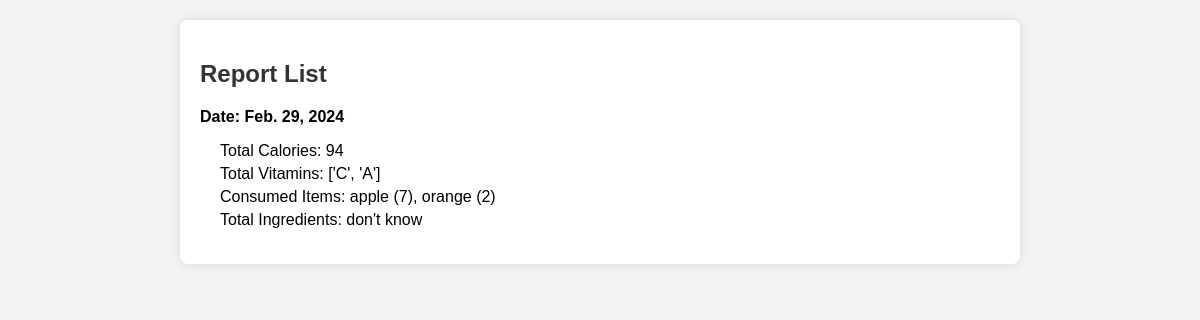
/report_lists/ (signed in), run on the app's committed database.
### first_app/models.py (models this page shows)
class Report(models.Model):
    pr_nm = models.ForeignKey(Person,on_delete=models.CASCADE,default=1)
    date = models.DateField()
    total_calories = models.IntegerField()
    total_vitamins = models.CharField(max_length=200)
    consumed_items = models.CharField(max_length=200)
    total_ingredient = models.CharField(max_length=200)

### first_app/views.py (the view)
# urls.py: path('report_lists/',views.report_lists,name='report_lists'),
def report_lists(request):
    try:
        current_user = request.session['username']
        person = Person.objects.get(name=current_user)
        reports = Report.objects.filter(pr_nm=person)
        return render(request, 'report_lists.html', {'reports': reports})
    except Person.DoesNotExist:
        return redirect('home')

### templates/report_lists.html (shortened to what this page needs)
<!DOCTYPE html>
<html lang="en">
<head>
</head>
<body>
    <div class="container">
        <h2>Report List</h2>
        <div class="reports">
            {% if reports %}
                {% for report in reports %}
                    <div class="report">
                        <p class="report-date">Date: {{ report.date }}</p>
                        <div class="report-info">
                            <p>Total Calories: {{ report.total_calories }}</p>
                            <p>Total Vitamins: {{ report.total_vitamins }}</p>
                            <p>Consumed Items: {{ report.consumed_items }}</p>
                            <p>Total Ingredients: {{ report.total_ingredient }}</p>
                        </div>
                    </div>
                {% endfor %}
            {% else %}
                <p>No reports available.</p>
            {% endif %}
        </div>
    </div>
</body>
</html>

### templates/report_lists.html (style rules this page uses)
body { font-family: Arial, sans-serif; margin: 0; padding: 0; background-color: #f2f2f2; }
.container { max-width: 800px; margin: 20px auto; padding: 20px; background-color: #fff; border-radius: 8px; box-shadow: 0 0 10px rgba(0, 0, 0, 0.1); }
h2 { color: #333; }
.report { border-bottom: 1px solid #ddd; padding-bottom: 10px; margin-bottom: 20px; }
.report:last-child { border-bottom: none; margin-bottom: 0; }
.report-date { font-weight: bold; }
.report-info { margin-left: 20px; }
.report-info p { margin: 5px 0; }

### data on the page
Report: date "Feb. 29, 2024", total_calories "94", total_vitamins "['C', 'A']", consumed_items "apple (7), orange (2)", total_ingredient "don't know"
